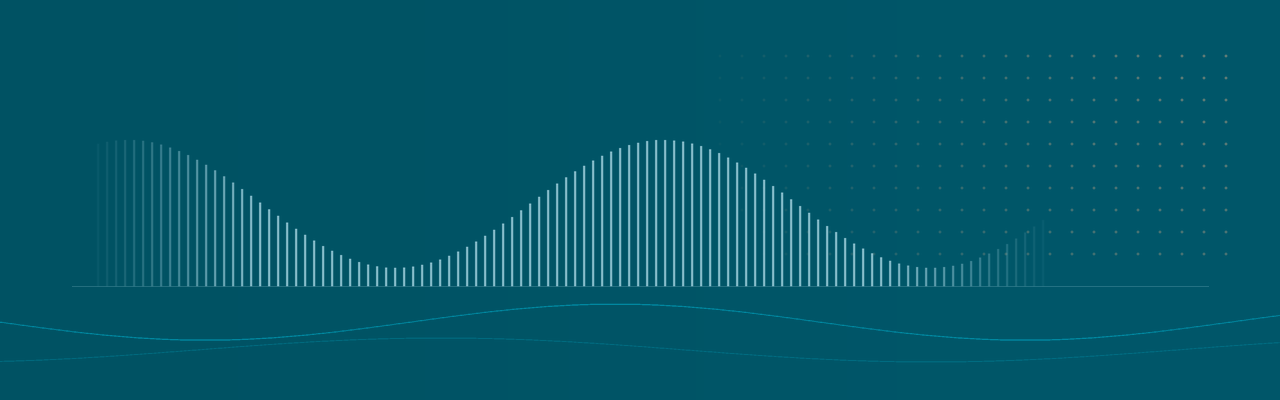
#> input picture assets/hero.png, 1280 x 400 px
$ python -i build_hero.py   (imports and definitions only)
#> lines starting #> are read from the running program, lines starting #| are printed output that depends on the picture
"""Generate the dashboard hero PNG following the Structural Resonance philosophy.

Output: assets/hero.png (1280 x 400, palette: Loupe — sub-brand of J3F).

Philosophy reference:
docs/superpowers/specs/2026-05-07-hero-design-philosophy.md
(stored in the J3F_SPED_Analyzer repo, not in the dashboard repo).

Loupe palette (revisited 08/05/2026):
- grafite #1A1A1A as the deep field
- verde-cifrao #1D9E75 as the active signal
- prata #9CA3AF as the resonant lines and quiet wave
- cobre kept at very low opacity for the dot grid (continuity with the older
  Structural Resonance composition; the warm trace of an older instrument)

Usage:
    python build_hero.py
"""

from __future__ import annotations

import math
from pathlib import Path

from PIL import Image, ImageDraw, ImageFilter

WIDTH = 1280
HEIGHT = 400

GRAFITE = (26, 26, 26)
VERDE_CIFRAO = (29, 158, 117)
PRATA = (156, 163, 175)
COBRE = (158, 148, 126)


# [77 lines left out: functions _interp, _paint_field, _draw_line_field, not called in this run]


def _draw_quiet_wave(img: Image.Image) -> None:
    """Two horizontal currents at slightly offset phases. Low amplitude.
    Lives in the lower register. This is the J3F signature wave, repurposed as
    a baseline rhythm — not a flourish. Two strokes are enough to register;
    three would announce themselves and break the discipline."""
    scale = 3
    over = Image.new("RGBA", (WIDTH * scale, HEIGHT * scale), (0, 0, 0, 0))
    od = ImageDraw.Draw(over)

    waves = [
        {"y": 322, "amp": 18, "period": 820, "phase": 0.0,        "alpha": 195, "thick": 1.6, "color": VERDE_CIFRAO},
        {"y": 350, "amp": 12, "period": 980, "phase": 0.6 * math.pi, "alpha": 110, "thick": 1.2, "color": PRATA},
    ]

    for w in waves:
        color = (*w["color"], w["alpha"])
        samples = []
        for x in range(0, WIDTH + 1, 2):
            y = w["y"] + w["amp"] * math.sin((x / w["period"]) * 2 * math.pi + w["phase"])
            samples.append((x * scale, y * scale))
        for (x0, y0), (x1, y1) in zip(samples, samples[1:]):
            od.line([x0, y0, x1, y1], fill=color, width=int(w["thick"] * scale))

    over = over.filter(ImageFilter.GaussianBlur(radius=0.5))
    over = over.resize((WIDTH, HEIGHT), Image.LANCZOS)
    img.paste(over, (0, 0), over)


# [57 lines left out: functions _draw_dot_grid, _draw_baseline_rule, build, not called in this run]


# [3 lines not run here, left out]

>>> import cv2
>>> picture = cv2.imread('../hero.png', cv2.IMREAD_GRAYSCALE)
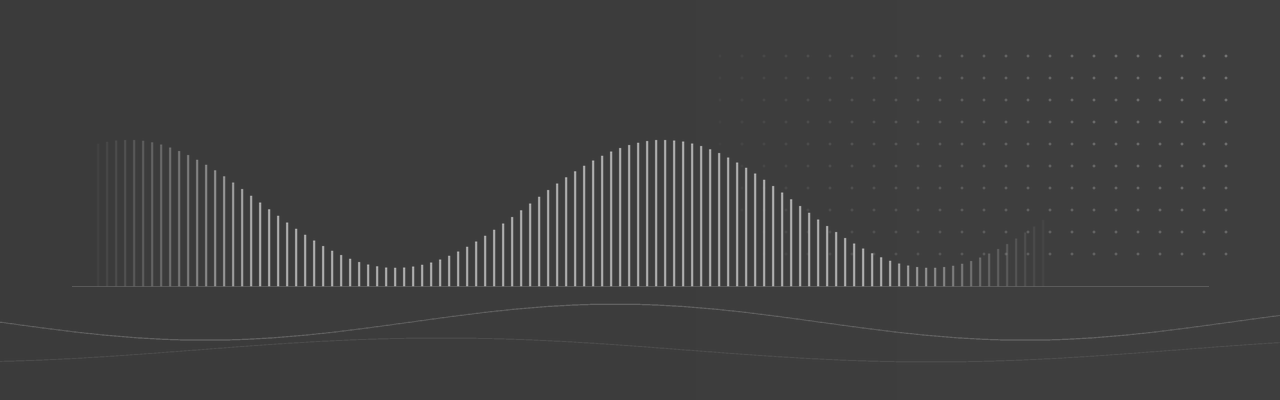
#> picture: shape (400, 1280); min 58, max 184, mean 64.2
>>> result = _draw_quiet_wave(picture)
#> in _draw_quiet_wave, `over = Image.new("RGBA", (WIDTH * scale, HEIGHT * scale), (0, 0, 0, 0))`: over: PIL image 3840x1200 RGBA; every value is 0
#> in _draw_quiet_wave, `over = over.filter(ImageFilter.GaussianBlur(radius=0.5))`:
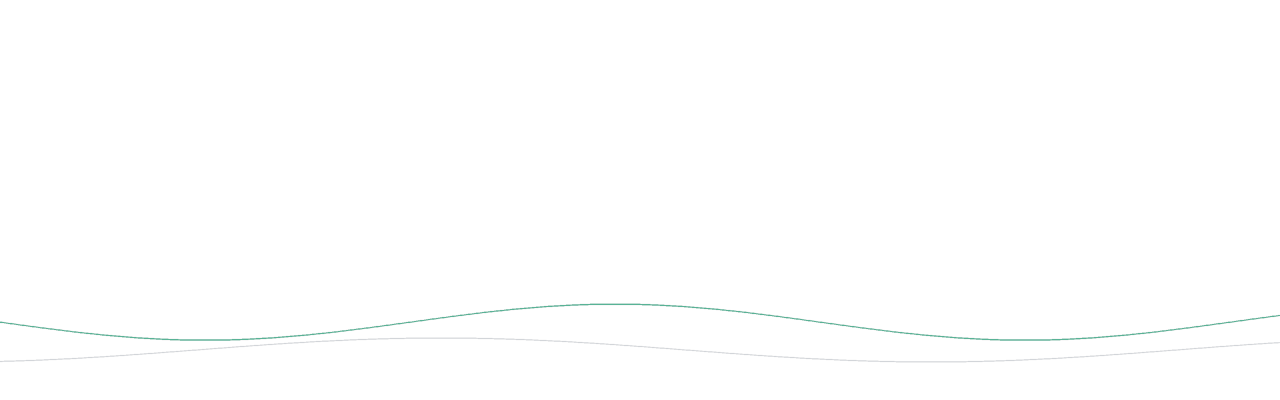
#> over: PIL image 3840x1200 RGBA (shown at 1/3 size); mean R, G, B, A 0.4, 0.8, 0.7, 0.8; transparent parts drawn white
#> in _draw_quiet_wave, `over = over.resize((WIDTH, HEIGHT), Image.LANCZOS)`:
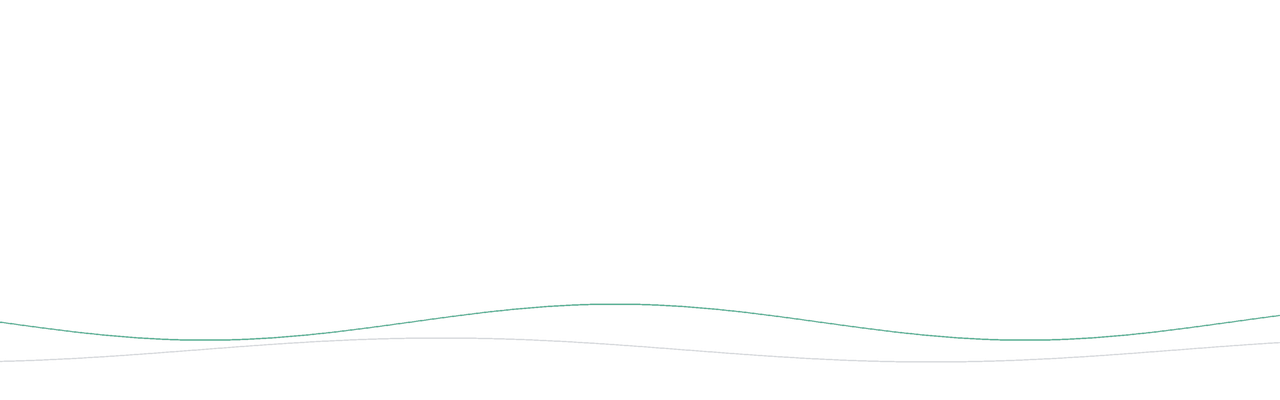
#> over: PIL image 1280x400 RGBA; mean R, G, B, A 1.6, 3, 2.5, 0.9; transparent parts drawn white
#> (the run stopped early here; a loop or call above may not have finished)
